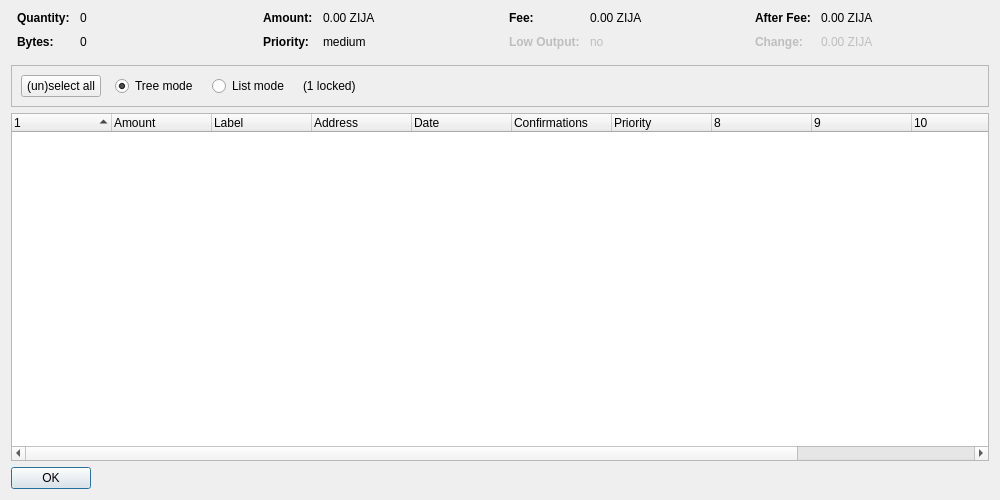
<?xml version="1.0" encoding="UTF-8"?>
<ui version="4.0">
 <class>CoinControlDialog</class>
 <widget class="QDialog" name="CoinControlDialog">
  <property name="geometry">
   <rect>
    <x>0</x>
    <y>0</y>
    <width>1000</width>
    <height>500</height>
   </rect>
  </property>
  <property name="windowTitle">
   <string>Coin Control Address Selection</string>
  </property>
  <layout class="QVBoxLayout" name="verticalLayout">
   <item>
    <layout class="QHBoxLayout" name="horizontalLayoutTop" stretch="0,0,0,0">
     <property name="topMargin">
      <number>0</number>
     </property>
     <property name="bottomMargin">
      <number>10</number>
     </property>
     <item>
      <layout class="QFormLayout" name="formLayoutCoinControl1">
       <property name="horizontalSpacing">
        <number>10</number>
       </property>
       <property name="verticalSpacing">
        <number>10</number>
       </property>
       <property name="leftMargin">
        <number>6</number>
       </property>
       <property name="rightMargin">
        <number>6</number>
       </property>
       <item row="0" column="0">
        <widget class="QLabel" name="labelCoinControlQuantityText">
         <property name="font">
          <font>
           <weight>75</weight>
           <bold>true</bold>
          </font>
         </property>
         <property name="text">
          <string>Quantity:</string>
         </property>
        </widget>
       </item>
       <item row="0" column="1">
        <widget class="QLabel" name="labelCoinControlQuantity">
         <property name="cursor">
          <cursorShape>IBeamCursor</cursorShape>
         </property>
         <property name="contextMenuPolicy">
          <enum>Qt::ActionsContextMenu</enum>
         </property>
         <property name="text">
          <string notr="true">0</string>
         </property>
         <property name="textInteractionFlags">
          <set>Qt::LinksAccessibleByMouse|Qt::TextSelectableByKeyboard|Qt::TextSelectableByMouse</set>
         </property>
        </widget>
       </item>
       <item row="1" column="0">
        <widget class="QLabel" name="labelCoinControlBytesText">
         <property name="font">
          <font>
           <weight>75</weight>
           <bold>true</bold>
          </font>
         </property>
         <property name="text">
          <string>Bytes:</string>
         </property>
        </widget>
       </item>
       <item row="1" column="1">
        <widget class="QLabel" name="labelCoinControlBytes">
         <property name="cursor">
          <cursorShape>IBeamCursor</cursorShape>
         </property>
         <property name="contextMenuPolicy">
          <enum>Qt::ActionsContextMenu</enum>
         </property>
         <property name="text">
          <string notr="true">0</string>
         </property>
         <property name="textInteractionFlags">
          <set>Qt::LinksAccessibleByMouse|Qt::TextSelectableByKeyboard|Qt::TextSelectableByMouse</set>
         </property>
        </widget>
       </item>
      </layout>
     </item>
     <item>
      <layout class="QFormLayout" name="formLayoutCoinControl2">
       <property name="horizontalSpacing">
        <number>10</number>
       </property>
       <property name="verticalSpacing">
        <number>10</number>
       </property>
       <property name="leftMargin">
        <number>6</number>
       </property>
       <property name="rightMargin">
        <number>6</number>
       </property>
       <item row="0" column="0">
        <widget class="QLabel" name="labelCoinControlAmountText">
         <property name="font">
          <font>
           <weight>75</weight>
           <bold>true</bold>
          </font>
         </property>
         <property name="text">
          <string>Amount:</string>
         </property>
        </widget>
       </item>
       <item row="0" column="1">
        <widget class="QLabel" name="labelCoinControlAmount">
         <property name="cursor">
          <cursorShape>IBeamCursor</cursorShape>
         </property>
         <property name="contextMenuPolicy">
          <enum>Qt::ActionsContextMenu</enum>
         </property>
         <property name="text">
          <string notr="true">0.00 ZIJA</string>
         </property>
         <property name="textInteractionFlags">
          <set>Qt::LinksAccessibleByMouse|Qt::TextSelectableByKeyboard|Qt::TextSelectableByMouse</set>
         </property>
        </widget>
       </item>
       <item row="1" column="0">
        <widget class="QLabel" name="labelCoinControlPriorityText">
         <property name="font">
          <font>
           <weight>75</weight>
           <bold>true</bold>
          </font>
         </property>
         <property name="text">
          <string>Priority:</string>
         </property>
        </widget>
       </item>
       <item row="1" column="1">
        <widget class="QLabel" name="labelCoinControlPriority">
         <property name="cursor">
          <cursorShape>IBeamCursor</cursorShape>
         </property>
         <property name="contextMenuPolicy">
          <enum>Qt::ActionsContextMenu</enum>
         </property>
         <property name="text">
          <string notr="true">medium</string>
         </property>
         <property name="textInteractionFlags">
          <set>Qt::LinksAccessibleByMouse|Qt::TextSelectableByKeyboard|Qt::TextSelectableByMouse</set>
         </property>
        </widget>
       </item>
      </layout>
     </item>
     <item>
      <layout class="QFormLayout" name="formLayoutCoinControl3">
       <property name="horizontalSpacing">
        <number>10</number>
       </property>
       <property name="verticalSpacing">
        <number>10</number>
       </property>
       <property name="leftMargin">
        <number>6</number>
       </property>
       <property name="rightMargin">
        <number>6</number>
       </property>
       <item row="0" column="0">
        <widget class="QLabel" name="labelCoinControlFeeText">
         <property name="font">
          <font>
           <weight>75</weight>
           <bold>true</bold>
          </font>
         </property>
         <property name="text">
          <string>Fee:</string>
         </property>
        </widget>
       </item>
       <item row="0" column="1">
        <widget class="QLabel" name="labelCoinControlFee">
         <property name="cursor">
          <cursorShape>IBeamCursor</cursorShape>
         </property>
         <property name="contextMenuPolicy">
          <enum>Qt::ActionsContextMenu</enum>
         </property>
         <property name="text">
          <string notr="true">0.00 ZIJA</string>
         </property>
         <property name="textInteractionFlags">
          <set>Qt::LinksAccessibleByMouse|Qt::TextSelectableByKeyboard|Qt::TextSelectableByMouse</set>
         </property>
        </widget>
       </item>
       <item row="1" column="0">
        <widget class="QLabel" name="labelCoinControlLowOutputText">
         <property name="enabled">
          <bool>false</bool>
         </property>
         <property name="font">
          <font>
           <weight>75</weight>
           <bold>true</bold>
          </font>
         </property>
         <property name="text">
          <string>Low Output:</string>
         </property>
        </widget>
       </item>
       <item row="1" column="1">
        <widget class="QLabel" name="labelCoinControlLowOutput">
         <property name="enabled">
          <bool>false</bool>
         </property>
         <property name="cursor">
          <cursorShape>IBeamCursor</cursorShape>
         </property>
         <property name="contextMenuPolicy">
          <enum>Qt::ActionsContextMenu</enum>
         </property>
         <property name="text">
          <string notr="true">no</string>
         </property>
         <property name="textInteractionFlags">
          <set>Qt::LinksAccessibleByMouse|Qt::TextSelectableByKeyboard|Qt::TextSelectableByMouse</set>
         </property>
        </widget>
       </item>
      </layout>
     </item>
     <item>
      <layout class="QFormLayout" name="formLayoutCoinControl4">
       <property name="horizontalSpacing">
        <number>10</number>
       </property>
       <property name="verticalSpacing">
        <number>10</number>
       </property>
       <property name="leftMargin">
        <number>6</number>
       </property>
       <property name="rightMargin">
        <number>6</number>
       </property>
       <item row="0" column="0">
        <widget class="QLabel" name="labelCoinControlAfterFeeText">
         <property name="font">
          <font>
           <weight>75</weight>
           <bold>true</bold>
          </font>
         </property>
         <property name="text">
          <string>After Fee:</string>
         </property>
        </widget>
       </item>
       <item row="0" column="1">
        <widget class="QLabel" name="labelCoinControlAfterFee">
         <property name="cursor">
          <cursorShape>IBeamCursor</cursorShape>
         </property>
         <property name="contextMenuPolicy">
          <enum>Qt::ActionsContextMenu</enum>
         </property>
         <property name="text">
          <string notr="true">0.00 ZIJA</string>
         </property>
         <property name="textInteractionFlags">
          <set>Qt::LinksAccessibleByMouse|Qt::TextSelectableByKeyboard|Qt::TextSelectableByMouse</set>
         </property>
        </widget>
       </item>
       <item row="1" column="0">
        <widget class="QLabel" name="labelCoinControlChangeText">
         <property name="enabled">
          <bool>false</bool>
         </property>
         <property name="font">
          <font>
           <weight>75</weight>
           <bold>true</bold>
          </font>
         </property>
         <property name="text">
          <string>Change:</string>
         </property>
        </widget>
       </item>
       <item row="1" column="1">
        <widget class="QLabel" name="labelCoinControlChange">
         <property name="enabled">
          <bool>false</bool>
         </property>
         <property name="cursor">
          <cursorShape>IBeamCursor</cursorShape>
         </property>
         <property name="contextMenuPolicy">
          <enum>Qt::ActionsContextMenu</enum>
         </property>
         <property name="text">
          <string notr="true">0.00 ZIJA</string>
         </property>
         <property name="textInteractionFlags">
          <set>Qt::LinksAccessibleByMouse|Qt::TextSelectableByKeyboard|Qt::TextSelectableByMouse</set>
         </property>
        </widget>
       </item>
      </layout>
     </item>
    </layout>
   </item>
   <item>
    <widget class="QFrame" name="frame">
     <property name="minimumSize">
      <size>
       <width>0</width>
       <height>40</height>
      </size>
     </property>
     <property name="frameShape">
      <enum>QFrame::StyledPanel</enum>
     </property>
     <property name="frameShadow">
      <enum>QFrame::Sunken</enum>
     </property>
     <layout class="QHBoxLayout" name="horizontalLayout">
      <item>
       <layout class="QHBoxLayout" name="horizontalLayoutPanel" stretch="0,0,0,0,0">
        <property name="spacing">
         <number>14</number>
        </property>
        <item>
         <widget class="QPushButton" name="pushButtonSelectAll">
          <property name="sizePolicy">
           <sizepolicy hsizetype="Maximum" vsizetype="Fixed">
            <horstretch>0</horstretch>
            <verstretch>0</verstretch>
           </sizepolicy>
          </property>
          <property name="text">
           <string>(un)select all</string>
          </property>
         </widget>
        </item>
        <item>
         <widget class="QRadioButton" name="radioTreeMode">
          <property name="sizePolicy">
           <sizepolicy hsizetype="Maximum" vsizetype="Fixed">
            <horstretch>0</horstretch>
            <verstretch>0</verstretch>
           </sizepolicy>
          </property>
          <property name="text">
           <string>Tree mode</string>
          </property>
          <property name="checked">
           <bool>true</bool>
          </property>
         </widget>
        </item>
        <item>
         <widget class="QRadioButton" name="radioListMode">
          <property name="sizePolicy">
           <sizepolicy hsizetype="Maximum" vsizetype="Fixed">
            <horstretch>0</horstretch>
            <verstretch>0</verstretch>
           </sizepolicy>
          </property>
          <property name="text">
           <string>List mode</string>
          </property>
         </widget>
        </item>
        <item>
         <widget class="QLabel" name="labelLocked">
          <property name="text">
           <string notr="true">(1 locked)</string>
          </property>
         </widget>
        </item>
        <item>
         <spacer name="horizontalSpacer">
          <property name="orientation">
           <enum>Qt::Horizontal</enum>
          </property>
          <property name="sizeHint" stdset="0">
           <size>
            <width>40</width>
            <height>20</height>
           </size>
          </property>
         </spacer>
        </item>
       </layout>
      </item>
     </layout>
    </widget>
   </item>
   <item>
    <widget class="CoinControlTreeWidget" name="treeWidget">
     <property name="contextMenuPolicy">
      <enum>Qt::CustomContextMenu</enum>
     </property>
     <property name="sortingEnabled">
      <bool>false</bool>
     </property>
     <property name="columnCount">
      <number>12</number>
     </property>
     <attribute name="headerShowSortIndicator" stdset="0">
      <bool>true</bool>
     </attribute>
     <attribute name="headerStretchLastSection">
      <bool>false</bool>
     </attribute>
     <column>
      <property name="text">
       <string/>
      </property>
     </column>
     <column>
      <property name="text">
       <string>Amount</string>
      </property>
     </column>
     <column>
      <property name="text">
       <string notr="true">Label</string>
      </property>
     </column>
     <column>
      <property name="text">
       <string>Address</string>
      </property>
     </column>
     <column>
      <property name="text">
       <string>Date</string>
      </property>
     </column>
     <column>
      <property name="text">
       <string>Confirmations</string>
      </property>
      <property name="toolTip">
       <string>Confirmed</string>
      </property>
     </column>
     <column>
      <property name="text">
       <string>Priority</string>
      </property>
     </column>
     <column>
      <property name="text">
       <string/>
      </property>
     </column>
     <column>
      <property name="text">
       <string/>
      </property>
     </column>
     <column>
      <property name="text">
       <string/>
      </property>
     </column>
     <column>
      <property name="text">
       <string/>
      </property>
     </column>
     <column>
      <property name="text">
       <string/>
      </property>
     </column>
    </widget>
   </item>
   <item>
    <widget class="QDialogButtonBox" name="buttonBox">
     <property name="sizePolicy">
      <sizepolicy hsizetype="Maximum" vsizetype="Fixed">
       <horstretch>0</horstretch>
       <verstretch>0</verstretch>
      </sizepolicy>
     </property>
     <property name="orientation">
      <enum>Qt::Horizontal</enum>
     </property>
     <property name="standardButtons">
      <set>QDialogButtonBox::Ok</set>
     </property>
    </widget>
   </item>
  </layout>
 </widget>
 <customwidgets>
  <customwidget>
   <class>CoinControlTreeWidget</class>
   <extends>QTreeWidget</extends>
   <header>coincontroltreewidget.h</header>
  </customwidget>
 </customwidgets>
 <resources/>
 <connections/>
</ui>
